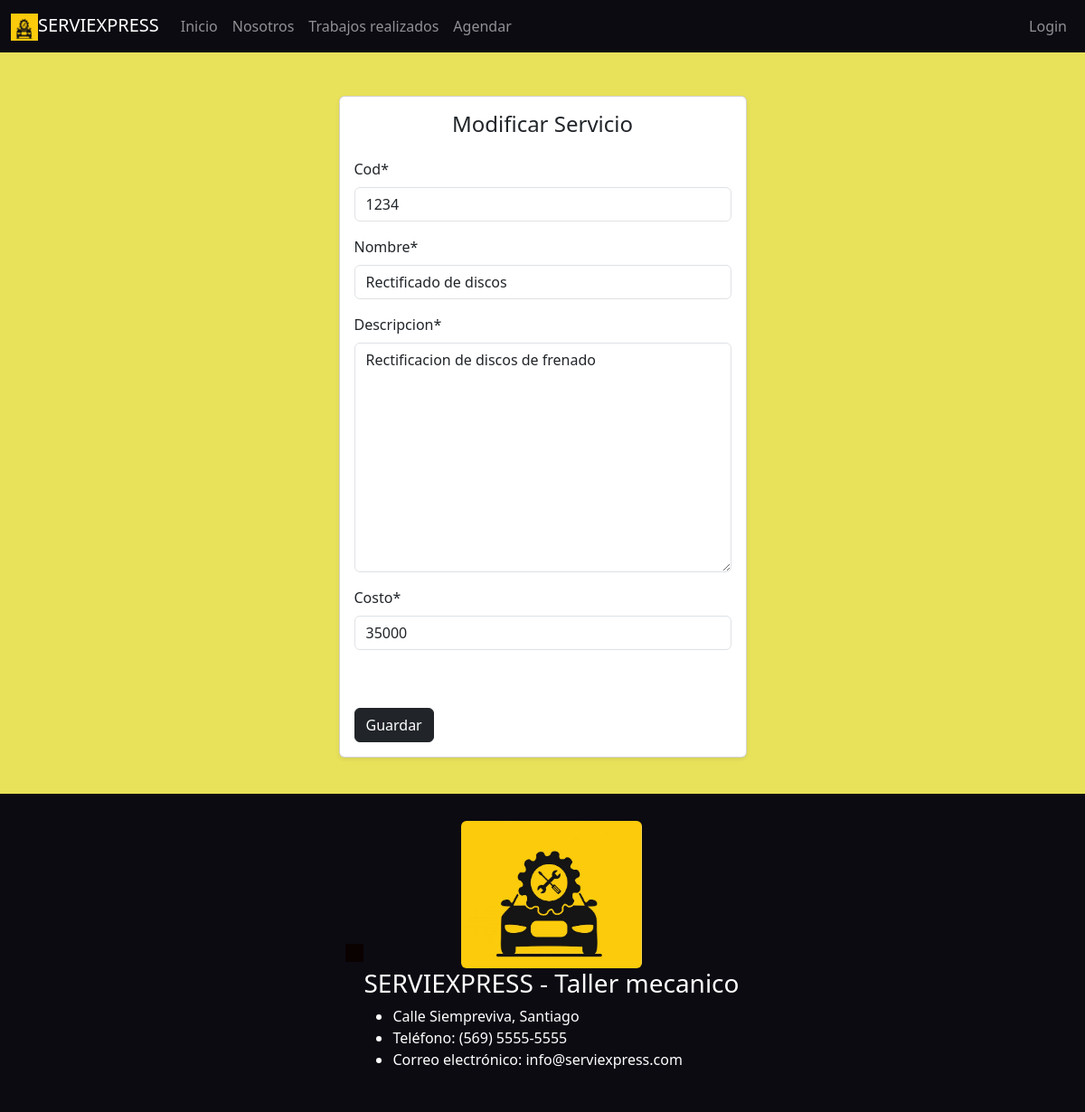
/editservicio/7, run on the app's committed database.
### taller/models.py (models this page shows, shortened)
class Servicio(models.Model):
    Cod = models.CharField(max_length=10)
    Nombre = models.CharField(max_length=50)
    Descripcion = models.TextField(max_length=100)
    Costo = models.IntegerField()

### taller/views.py (the view, shortened to what this page needs)
# urls.py: path('editservicio/<id>', views.editservicio, name='editservicio'),
def editservicio(request,id):
    servicio = get_object_or_404(Servicio, id=id)
    data = {
        'form': ServicioForm(instance=servicio)
    }
    return render(request, 'taller/EditServicio.html', data)

### taller/forms.py
class ServicioForm(forms.ModelForm):
   class Meta:
        model = Servicio
        fields = '__all__'

### taller/templates/taller/EditServicio.html (shortened to what this page needs)
{% extends 'taller/Base.html' %}
{% load static %}
{% block content %}
{% load crispy_forms_tags%}
<div class="container mt-5">
    <div class="row justify-content-center">
      <div class="col-md-5">
        <div class="card shadow-sm">
          <div class="card-body">
            <h4 class="card-title text-center mb-4">Modificar Servicio</h4>
            <form action="" class="" method="post">
              {{ form | crispy }}
              <br>
              <br>
              <button type="submit" class="btn btn-dark">Guardar</button>
            </form>
          </div>
        </div>
      </div>
    </div>
  </div>
{% endblock %}

### taller/static/css/Base.css (style rules this page uses)
body { background-color: #e8e15a; }
.card { margin-bottom: 20px; }

### data on the page
Servicio: Cod "1234", Nombre "Rectificado de discos", Descripcion "Rectificacion de discos de frenado", Costo "35000"
